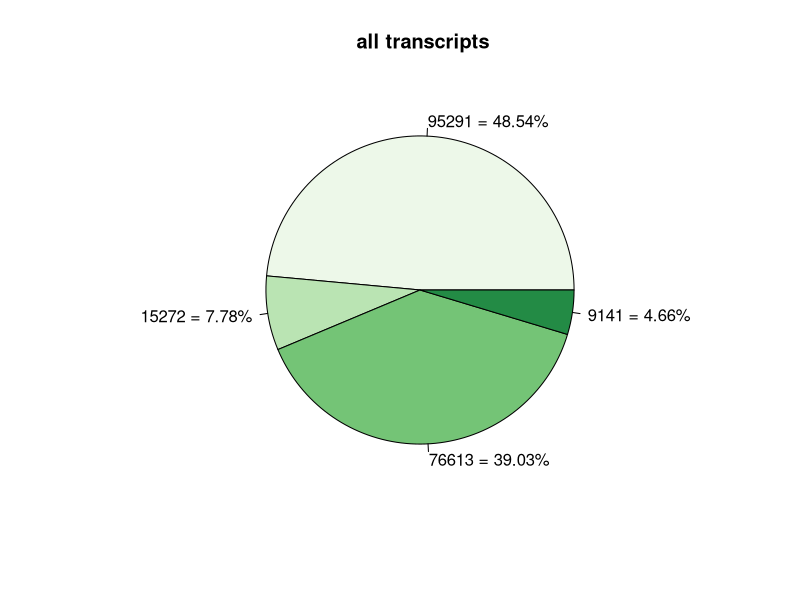
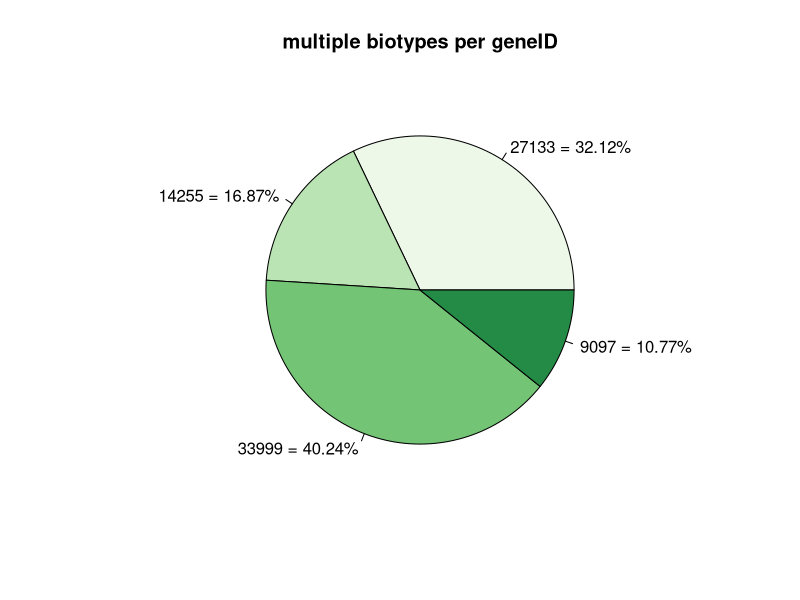
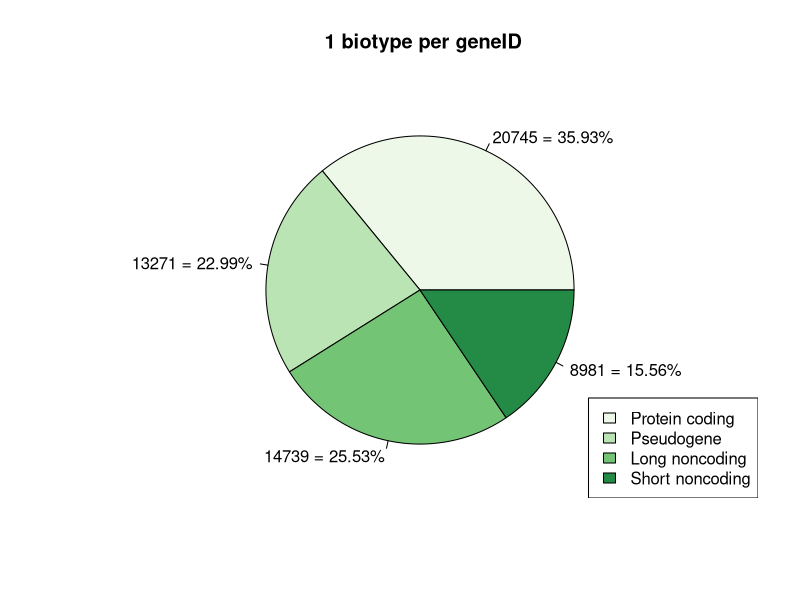

Write R code to recreate these figures, in order.
setwd("~/STAGE/R/PLN")
library(RColorBrewer)

destination = "~/STAGE/R/PLN/Biomart_all_regions.pdf"

# Give the chart file a name.
pdf(file = destination)

#specify to save plots in 1x3 grid (3x3 grid will overlap with name and legend)
#par(mfrow = c(1,3))

count <-  c(95291, 15272, 76613, 9141)
labels <-  c("Protein coding","Pseudogene","Long noncoding","Short noncoding")

color <- brewer.pal(length(count), "Greens")

# Plot the chart.
pie(count, labels = paste0(count, " = ", round(100 * count/sum(count), 2),  "%"), main = " all transcripts", col = color)
#legend("bottomright", c("Protein coding","Pseudogene","Long noncoding","Short noncoding"),
#fill = color)


count2 <-  c(27133, 14255, 33999, 9097)
labels <-  c("Protein coding","Pseudogene","Long noncoding","Short noncoding")

# Plot2 the chart.
pie(count2, labels = paste0(count2, " = ", round(100 * count2/sum(count2), 2),  "%"), main = " multiple biotypes per geneID ", col = color)
#legend("bottomright", c("Protein coding","Pseudogene","Long noncoding","Short noncoding"),
#fill = color)

count3 <-  c(20745, 13271, 14739, 8981)
labels <-  c("Protein coding","Pseudogene","Long noncoding","Short noncoding")

# Plot3 the chart.
pie(count3, labels = paste0(count3, " = ", round(100 * count3/sum(count3), 2),  "%"), main = " 1 biotype per geneID", col = color)
legend("bottomright", c("Protein coding","Pseudogene","Long noncoding","Short noncoding"),
fill = color)




# Save the file.

dev.off()